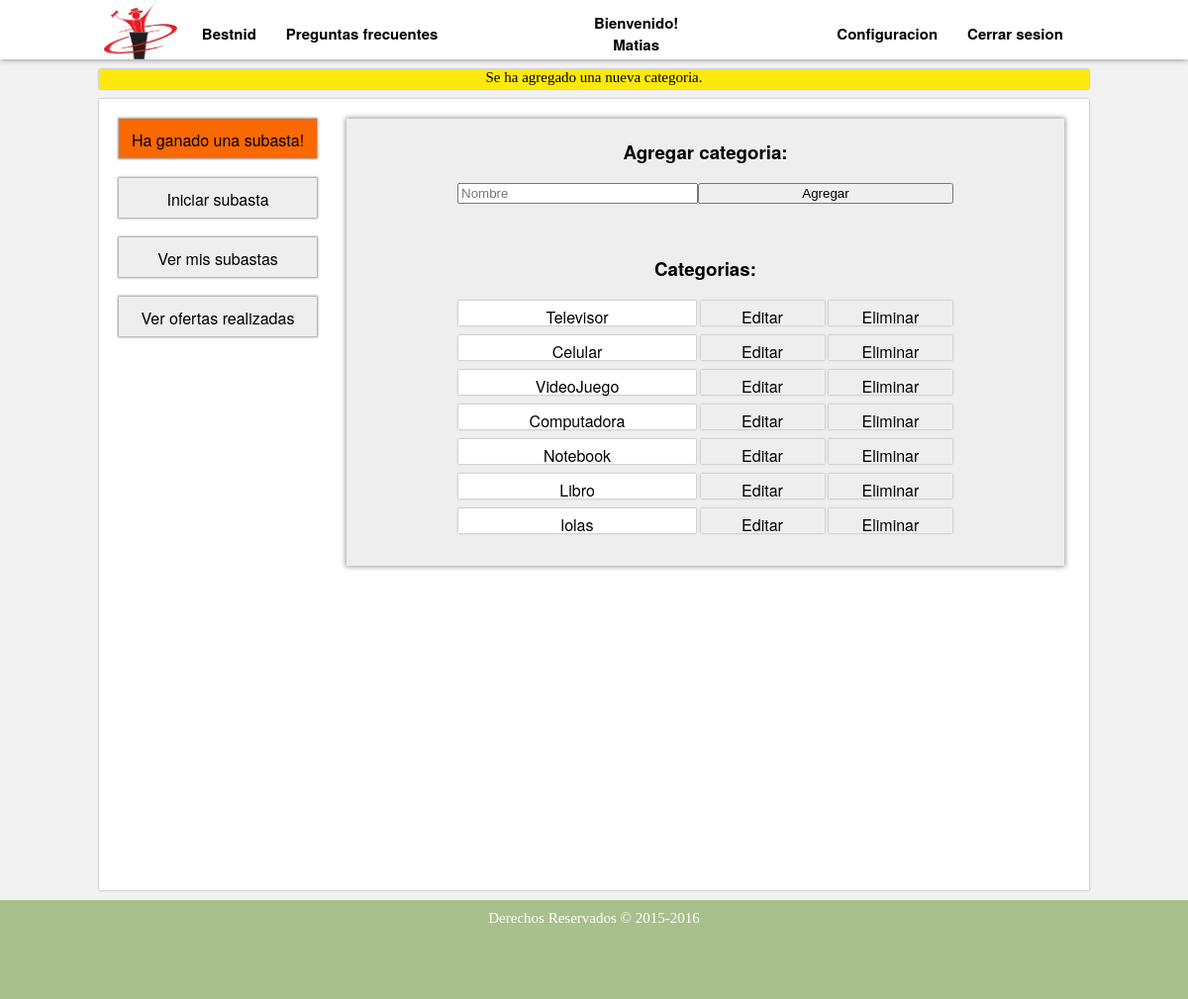
The app's page /listar_categorias.php?error=3 (signed in) with its own data.
### tables this page shows
CREATE TABLE IF NOT EXISTS `categoria` (
`idCategoria` int(11) NOT NULL,
  `nombre` varchar(50) NOT NULL
);

### listar_categorias.php (the view, shortened to what this page needs)
<!DOCTYPE html>
<html lang="es">
	<head>
		<link rel="stylesheet" href="./estilos/estilo.css">
		<link rel="stylesheet" href="./estilos/otros_estilos.css">
		<link rel="stylesheet" href="./estilos/nuevos_estilos.css">
	</head>
	<body>
		<?php include ('./menu.php'); ?>
		<div id='cuerpo'>
			<section>
			<div id="contenedor">
				<h3><b>Agregar categoria: </b></h3>
				<form method="POST" name="categoria" action="./sistema/agragar_categoria.php">
					<div class="caja">
						<input type="text" id="categoria" name="categoria" placeholder="Nombre">
						<div class="selec">
							<input type="button" value="Agregar" onclick="validaragregar()">
						</div>
					</div>
				</form>
				<h3><b>Categorias: </b></h3>
				<?php
					$ok=false;
					$conec=conectar();
					$resul=mysqli_query($conec,"SELECT * FROM categoria");
					while($categoria=mysqli_fetch_array($resul)){
						if($ok && $categoria['nombre'] == $nom){
				?>
							<form method="POST" name="edit_categoria" action="./sistema/editar_categoria.php">
								<div class="caja">
									<input type="text" style="background-color: #00FF80;" id="edit_categoria" name="edit_categoria" value="<?php echo $nom ?>">
									<input type="hidden" name="id" value="<?php echo $id ?>">
									<div class="selec">
										<input type="button" value="Modificar" onclick="validarmodificar()">
									</div>
								</div>
							</form></br>
				<?php
						}
						else{
				?>
							<div class='nombre_config2'><?php echo $categoria['nombre'] ?></div>
							<a href='./listar_categorias.php?id=<?php echo $categoria['idCategoria'] ?>&nom=<?php echo $categoria['nombre'] ?>'><div class='boton_config'>Editar</div></a>
							<a href='./sistema/eliminar_categoria.php?id=<?php echo $categoria['idCategoria'] ?>'><div class='boton_config'>Eliminar</div></a>
				<?php
						}
					}
				?>
			</div>
			</section>
			<aside>
				<?php include ('./aside_botones.php'); ?>
				<a href="./iniciar_subasta.php"><div class="boton_aside">Iniciar subasta</div></a>
				<a href="./ver_mis_subastas.php"><div class="boton_aside">Ver mis subastas</div></a>
				<a href="./ver_mis_ofertas.php"><div class="boton_aside">Ver ofertas realizadas</div></a>
			</aside>
		</div>
		<footer>
			<span>Derechos Reservados &copy; 2015-2016</span>
		</footer>
	</body>
</html>

### estilos/estilo.css (style rules this page uses)
body { background-color: rgb(242, 242, 242); margin: auto; }
#cuerpo { background: white; font-family: 'Helvetica Neue', Helvetica, Arial, sans-serif; box-shadow: 0px 0px 2px #999; width: 1000px; margin: auto; margin-top: 70px; margin-bottom: 10px; min-height: 800px; overflow: hidden; }
section { width: 730px; margin-right: 20px; margin-top: 20px; padding-left: 20px; float: right; }
aside { width: 210px; margin-left: 20px; margin-top: 20px; float: left; }
.boton_aside { box-shadow: 0px 0px 2px 1px #999; background-color: #EEEEEE; text-align: center; width: 200px; margin-bottom: 20px; padding-top: 10px; height: 30px; }
a { font-family: 'Helvetica Neue', Helvetica, Arial, sans-serif; text-decoration: none; color: black; }
footer { background-color: #A8C08C; padding: 10px; height: 80px; min-width: 980px; text-align: center; font-size: 15px; color: grey; clear: both; }
footer span { color: white; }

### estilos/otros_estilos.css (style rules this page uses)
.boton_config { box-shadow: 0px 0px 2px 0px #999; background-color: #EEEEEE; display: inline-block; text-align: center; width: 125px; margin-bottom: 10px; padding-top: 5px; height: 20px; }
.nombre_config2 { box-shadow: 0px 0px 2px 0px #999; background-color: white; display: inline-block; text-align: center; width: 240px; margin-bottom: 10px; padding-top: 5px; height: 20px; }
.caja { width: 501px; margin-left: 112px; }
.caja input { width: 235px; float: left; margin-bottom: 10px; }
.selec { float:right; }
.selec input { width: 258px; }

### estilos/nuevos_estilos.css (style rules this page uses)
#contenedor { box-shadow: 0px 0px 5px 1px #999; background-color: #EEEEEE; width: 725px; padding-top: 1px; margin-bottom: 20px; text-align: center; }

### records on screen
categoria: nombre "Televisor"
categoria: nombre "Celular"
categoria: nombre "VideoJuego"
categoria: nombre "Computadora"
categoria: nombre "Notebook"
categoria: nombre "Libro"
categoria: nombre "lolas"

### other values on screen
$_SESSION['nombre'] "Matias"
$e->getMessage() "Se ha agregado una nueva categoria."
